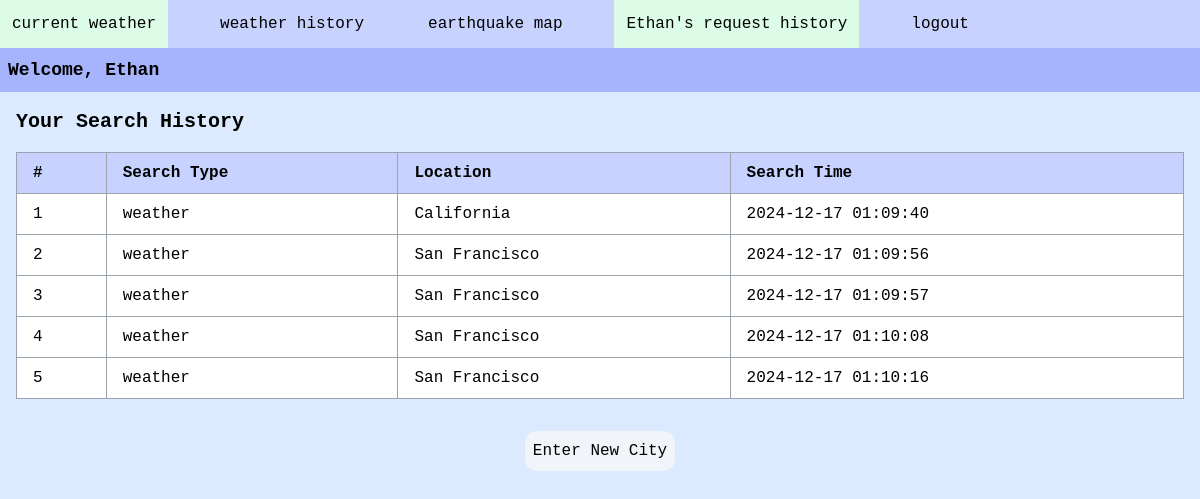
The app's page /user_history (signed in) with its own data.
### tables this page shows
CREATE TABLE users (user_id INTEGER PRIMARY KEY AUTOINCREMENT, username TEXT, password TEXT, created_at TEXT, last_login TEXT);

CREATE TABLE userHistory (history_id INTEGER PRIMARY KEY AUTOINCREMENT, user_id INTEGER, search_type TEXT, location_name TEXT, search_time TEXT);

### __init__.py (the view)
@app.route("/user_history")
def user_history():
    if 'username' not in session:
        return redirect("/login")
    print(db.getTableData("users", "username", session['username'])[0])
    history_data = db.getAllHistory(db.getTableData("users", "username", session['username'])[0])
    return render_template("user_history.html", username=session['username'], history=history_data)

### db.py (called while the page is built)
def getTableData(table, valueType, value):
    db = sqlite3.connect(DB_FILE, check_same_thread=False)
    c = db.cursor()
    c.execute("SELECT * FROM " + table + " WHERE " + valueType + " = ?", (value,))
    result = c.fetchone()
    db.close()
    if result:
        return result
    else:
        return -1

def getAllHistory(userID):
    db = sqlite3.connect(DB_FILE, check_same_thread=False)
    c = db.cursor()
    c.execute("SELECT * FROM userHistory WHERE user_id = ?", (userID,))
    result = c.fetchall()
    db.close()
    if result:
        return result
    else:
        return -1

### templates/user_history.html (shortened to what this page needs)
<!DOCTYPE html>
<html lang="en" dir="ltr">
  <head>
      <script src="https://cdn.tailwindcss.com"></script>
  </head>
  <body class="font-mono bg-blue-100">
    <ul class="flex bg-indigo-200 space-x-10 h-12 items-center">
        <li><a class="flex hover:bg-green-100 p-3" href="/">current weather</a></li>
        <li><a class="flex hover:bg-green-100 p-3" href="/history">weather history</a></li>
        <li><a class="flex hover:bg-green-100 p-3" href="/earthquake">earthquake map</a></li>
        <li><a class="bg-green-100 flex hover:bg-green-100 p-3" href="/user_history">{{ username }}'s request history</a></li>
        <li><a class="flex hover:bg-green-100 p-3" href="/logout">logout</a></li>
    </ul>
    <h1 class="p-2 bg-indigo-300 text-lg font-bold">Welcome, {{ username }}</h1>
    <div class="p-4">
      <h2 class="text-xl font-semibold mb-4">Your Search History</h2>
      {% if history %}
      <div class="overflow-x-auto">
        <table class="table-auto border-collapse border border-gray-400 w-full bg-white">
          <thead class="bg-indigo-200">
            <tr>
              <th class="border border-gray-400 px-4 py-2 text-left">#</th>
              <th class="border border-gray-400 px-4 py-2 text-left">Search Type</th>
              <th class="border border-gray-400 px-4 py-2 text-left">Location</th>
              <th class="border border-gray-400 px-4 py-2 text-left">Search Time</th>
            </tr>
          </thead>
          <tbody>
            {% for entry in history %}
            <tr class="hover:bg-gray-200">
              <td class="border border-gray-400 px-4 py-2">{{ entry[0] }}</td>
              <td class="border border-gray-400 px-4 py-2">{{ entry[2] }}</td>
              <td class="border border-gray-400 px-4 py-2">{{ entry[3] }}</td>
              <td class="border border-gray-400 px-4 py-2">{{ entry[4] }}</td>
            </tr>
            {% endfor %}
          </tbody>
        </table>
      </div>
      {% else %}
      <p class="p-3 bg-red-100 rounded-lg">No search history found.</p>
      {% endif %}
    </div>
    <div class="flex justify-center mt-4">
      <a href="/new_city">
        <button class="box-border p-2 bg-slate-100 rounded-xl hover:bg-fuchsia-300" type="button">Enter New City</button>
      </a>
    </div>
  </body>
</html>

### records on screen
users: username "Ethan"
userHistory: history_id "1", search_type "weather", location_name "California", search_time "2024-12-17 01:09:40"
userHistory: history_id "2", search_type "weather", location_name "San Francisco", search_time "2024-12-17 01:09:56"
userHistory: history_id "3", search_type "weather", location_name "San Francisco", search_time "2024-12-17 01:09:57"
userHistory: history_id "4", search_type "weather", location_name "San Francisco", search_time "2024-12-17 01:10:08"
userHistory: history_id "5", search_type "weather", location_name "San Francisco", search_time "2024-12-17 01:10:16"
